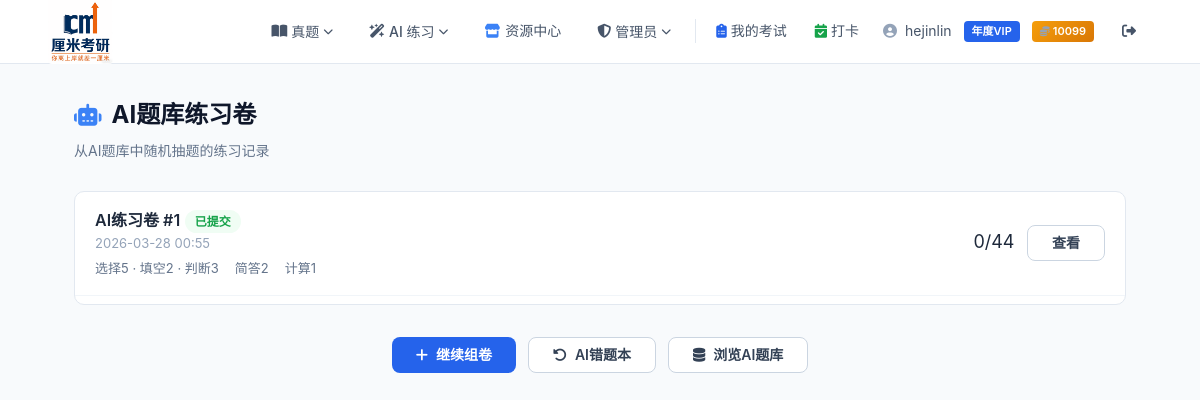
The page /ai-test/practice/list/ (signed in) on the database its author committed.
### user/models.py (models this page shows, shortened)
class User(AbstractUser):
    VIP_CHOICES = [
        (0, "普通用户"),
        (1, "月度VIP"),
        (2, "季度VIP"),
        (3, "年度VIP"),
    ]
    vip_level = models.IntegerField(choices=VIP_CHOICES, default=0, verbose_name="VIP等级")
    vip_start_date = models.DateTimeField(null=True, blank=True, verbose_name="VIP开通时间")
    vip_expire_date = models.DateTimeField(null=True, blank=True, verbose_name="VIP过期时间")
    email_verified = models.BooleanField(default=False, verbose_name="邮箱已验证")
    email_token = models.UUIDField(null=True, blank=True, verbose_name="验证令牌")
    coins = models.IntegerField(default=0, verbose_name="站内点数")
    class Meta:
        verbose_name = "用户"
        verbose_name_plural = "用户"
    def is_vip(self):
        if self.vip_level == 0:
            return False
        if self.vip_expire_date is None:
            return False
        from django.utils import timezone
        return self.vip_expire_date > timezone.now()

### ai_test/models.py (models this page shows, shortened)
class AIPracticeExam(models.Model):
    STATUS_CHOICES = [
        ("preview", "预览中"),
        ("taking", "作答中"),
        ("submitted", "已提交"),
    ]
    user = models.ForeignKey(settings.AUTH_USER_MODEL, on_delete=models.CASCADE, verbose_name="用户")
    created_at = models.DateTimeField(auto_now_add=True, verbose_name="创建时间")
    status = models.CharField(max_length=10, choices=STATUS_CHOICES, default="preview", verbose_name="状态")
    duration_seconds = models.IntegerField(default=0, verbose_name="作答时长(秒)")
    score = models.IntegerField(default=0, verbose_name="客观题得分")
    total_objective_score = models.IntegerField(default=0, verbose_name="客观题总分")
    choice_count = models.IntegerField(default=0, verbose_name="选择题数量")
    fill_count = models.IntegerField(default=0, verbose_name="填空题数量")
    judge_count = models.IntegerField(default=0, verbose_name="判断题数量")
    short_count = models.IntegerField(default=0, verbose_name="简答题数量")
    calc_count = models.IntegerField(default=0, verbose_name="计算题数量")
    draw_count = models.IntegerField(default=0, verbose_name="画图题数量")
    class Meta:
        verbose_name = "AI题库练习卷"
        verbose_name_plural = "AI题库练习卷"
        ordering = ["-created_at"]

### kaoyan_project/vip_utils.py (the view)
    @login_required
    def wrapper(request, *args, **kwargs):
        if not request.user.is_vip():
            return redirect(
                reverse("user:vip") + "?from=" + view_func.__name__
            )
        return view_func(request, *args, **kwargs)

### ai_test/views.py (called while the page is built)
@vip_required
def ai_practice_list(request):
    exams = AIPracticeExam.objects.filter(user=request.user).order_by("-created_at")
    return render(request, "ai_test/ai_practice_list.html", {"exams": exams})

### kaoyan_project/vip_utils.py (called while the page is built, shortened)
def vip_required(view_func):
    @login_required
    def wrapper(request, *args, **kwargs):
        if not request.user.is_vip():
            return redirect(
                reverse("user:vip") + "?from=" + view_func.__name__
            )
        return view_func(request, *args, **kwargs)
    wrapper.__name__ = view_func.__name__
    wrapper.__doc__ = view_func.__doc__
    return wrapper

def vip_context(request):
    user = request.user
    if user.is_authenticated:
        is_vip = user.is_vip()
        vip_label = dict(user.VIP_CHOICES).get(user.vip_level, "")
        return {
            "is_vip": is_vip,
            "vip_label": vip_label,
            "is_free_user": not is_vip,
            "user_coins": user.coins,
        }

### ai_test/templates/ai_test/ai_practice_list.html (shortened to what this page needs)
{% extends "user/base.html" %}
{% block content %}
<div class="page-header">
    <h1 class="page-title"><i class="fa-solid fa-robot"></i> AI题库练习卷</h1>
    <p class="page-subtitle">从AI题库中随机抽题的练习记录</p>
</div>
{% if exams %}
<div class="card" style="padding:0;overflow:hidden;">
    {% for exam in exams %}
    <div class="exam-card" style="border-bottom:1px solid var(--gray-100);">
        <div class="exam-info">
            <div>
                <span style="font-weight:600;color:var(--gray-800);">AI练习卷 #{{ exam.id }}</span>
                <span class="status-tag status-{{ exam.status }}">{{ exam.get_status_display }}</span>
            </div>
            <div class="exam-id">{{ exam.created_at|date:"Y-m-d H:i" }}</div>
            <div class="exam-stats">
                <span>选择{{ exam.choice_count }} · 填空{{ exam.fill_count }} · 判断{{ exam.judge_count }}</span>
                {% if exam.short_count %}<span>简答{{ exam.short_count }}</span>{% endif %}
                {% if exam.calc_count %}<span>计算{{ exam.calc_count }}</span>{% endif %}
            </div>
        </div>
        <div>
            {% if exam.status == "preview" %}
            <a href="{% url 'ai_test:ai_practice_preview' exam.id %}" class="btn btn-outline btn-sm">预览</a>
            <a href="{% url 'ai_test:ai_practice_take' exam.id %}" class="btn btn-primary btn-sm" style="margin-left:8px;">作答</a>
            {% elif exam.status == "taking" %}
            <a href="{% url 'ai_test:ai_practice_take' exam.id %}" class="btn btn-primary btn-sm">继续作答</a>
            {% elif exam.status == "submitted" %}
            <span class="score" style="font-size:18px;">{{ exam.score }}/{{ exam.total_objective_score }}</span>
            <a href="{% url 'ai_test:ai_practice_result' exam.id %}" class="btn btn-outline btn-sm" style="margin-left:8px;">查看</a>
            {% endif %}
        </div>
    </div>
    {% endfor %}
</div>
{% endif %}
<div style="text-align:center;margin:32px 0;display:flex;justify-content:center;gap:12px;">
    <a href="{% url 'ai_test:ai_practice_create' %}" class="btn btn-primary"><i class="fa-solid fa-plus"></i> 继续组卷</a>
    <a href="{% url 'ai_test:ai_wrong_book' %}" class="btn btn-outline"><i class="fa-solid fa-rotate-left"></i> AI错题本</a>
    <a href="{% url 'ai_test:ai_question_list' %}" class="btn btn-outline"><i class="fa-solid fa-database"></i> 浏览AI题库</a>
</div>
{% endblock %}

### user/templates/user/base.html (shortened to what this page needs)
{% load static %}
<!DOCTYPE html>
<html lang="zh-CN">
<head>
    <link rel="stylesheet" href="https://cdnjs.cloudflare.com/ajax/libs/font-awesome/6.5.1/css/all.min.css">
</head>
<body>
    <nav class="navbar">
        <a href="{% url 'user:home' %}" class="logo">
            <img src="{% static 'images/CM.png' %}" alt="厘米考研" style="height:65px;width:auto;border-radius:4px;">
        </a>
        <div class="nav-links">
            <div class="nav-dropdown" onclick="this.classList.toggle('open')">
                <button class="nav-dropdown-toggle">
                    <i class="fa-solid fa-book-open"></i> 真题 <i class="fa-solid fa-chevron-down caret"></i>
                </button>
            </div>
            <div class="nav-dropdown" onclick="this.classList.toggle('open')">
                <button class="nav-dropdown-toggle">
                    <i class="fa-solid fa-wand-magic-sparkles"></i> AI 练习 <i class="fa-solid fa-chevron-down caret"></i>
                </button>
            </div>
            <a href="{% url 'res_center:list' %}" style="color:var(--gray-600); text-decoration:none; font-size:14px; font-weight:500; padding:8px 16px; border-radius:var(--radius); transition:all 0.2s; display:inline-flex; align-items:center; gap:5px;">
                <i class="fa-solid fa-store" style="color:var(--blue-500);"></i> 资源中心
            </a>
            {% if user.is_authenticated and user.is_staff %}
            <div class="nav-dropdown" onclick="this.classList.toggle('open')">
                <button class="nav-dropdown-toggle">
                    <i class="fa-solid fa-shield-halved"></i> 管理员 <i class="fa-solid fa-chevron-down caret"></i>
                </button>
            </div>
            {% endif %}
            {% if user.is_authenticated %}
                <a href="{% url 'user:my_exams' %}" style="color:var(--gray-600); text-decoration:none; font-size:14px; font-weight:500; padding:8px 12px; border-radius:var(--radius); transition:all 0.2s; display:inline-flex; align-items:center; gap:4px;">
                    <i class="fa-solid fa-clipboard-list" style="color:var(--blue-600);"></i> 我的考试
                </a>
                <a href="{% url 'user:checkin_calendar' %}" style="color:var(--gray-600); text-decoration:none; font-size:14px; font-weight:500; padding:8px 12px; border-radius:var(--radius); transition:all 0.2s; display:inline-flex; align-items:center; gap:4px;">
                    <i class="fa-solid fa-calendar-check" style="color:#16a34a;"></i> 打卡
                </a>
                <div class="nav-user">
                    <i class="fa-solid fa-circle-user"></i>
                    {{ user.username }}
                    {% if is_vip %}<span class="vip-tag">{{ vip_label }}</span>{% endif %}
                    <span class="coin-tag" style="background:linear-gradient(135deg,#f59e0b,#d97706);color:#fff;font-size:11px;font-weight:600;padding:2px 8px;border-radius:4px;margin-left:4px;display:inline-flex;align-items:center;gap:3px;">
                        <i class="fa-solid fa-coins" style="font-size:10px;"></i> {{ user_coins }}
                    </span>
                </div>
                <a href="{% url 'user:logout' %}" class="btn-ghost"><i class="fa-solid fa-right-from-bracket"></i></a>
            {% else %}
                <a href="{% url 'user:login' %}" class="btn btn-outline">登录</a>
                <a href="{% url 'user:register' %}" class="btn btn-primary">注册</a>
            {% endif %}
        </div>
    </nav>
    <div class="main-content">
        {% block content %}{% endblock %}
    </div>
</body>
</html>

### user/templates/user/base.html (style rules this page uses)
:root { --blue-50: #eff6ff; --blue-100: #dbeafe; --blue-200: #bfdbfe; --blue-400: #60a5fa; --blue-500: #3b82f6; --blue-600: #2563eb; --blue-700: #1d4ed8; --blue-800: #1e40af; --blue-900: #1e3a5f; --gray-50: #f8fafc; --gray-100: #f1f5f9; --gray-200: #e2e8f0; --gray-300: #cbd5e1; --gray-400: #94a3b8; --gray-500: #64748b; --gray-600: #475569; --gray-700: #334155; --gray-800: #1e293b; --gray-900: #0f172a; --white: #ffffff; --radius: 10px; --shadow-sm: 0 1px 3px rgba(0,0,0,0.06); --shadow: 0 2px 12px rgba(0,0,0,0.08); --shadow-lg: 0 8px 30px rgba(0,0,0,0.12); }
* { margin: 0; padding: 0; box-sizing: border-box; }
body { font-family: -apple-system, BlinkMacSystemFont, "Segoe UI", Roboto, "PingFang SC", "Microsoft YaHei", sans-serif; background: var(--gray-50); color: var(--gray-800); min-height: 100vh; line-height: 1.6; }
a { color: var(--blue-600); text-decoration: none; }
.navbar { background: var(--white); border-bottom: 1px solid var(--gray-200); height: 64px; display: flex; align-items: center; justify-content: space-between; padding: 0 48px; position: sticky; top: 0; z-index: 100; }
.navbar .logo { font-size: 20px; font-weight: 700; color: var(--blue-800); text-decoration: none; display: flex; align-items: center; gap: 10px; }
.navbar .nav-links { display: flex; align-items: center; gap: 4px; }
.navbar .nav-links a { color: var(--gray-600); text-decoration: none; font-size: 14px; font-weight: 500; padding: 8px 16px; border-radius: var(--radius); transition: all 0.2s; }
.nav-dropdown { position: relative; }
.nav-dropdown-toggle { color: var(--gray-600); text-decoration: none; font-size: 14px; font-weight: 500; padding: 8px 16px; border-radius: var(--radius); transition: all 0.2s; cursor: pointer; display: flex; align-items: center; gap: 4px; background: none; border: none; font-family: inherit; }
.nav-dropdown-toggle .caret { font-size: 10px; transition: transform 0.2s; }
.nav-user { display: flex; align-items: center; gap: 8px; font-size: 14px; color: var(--gray-600); padding: 0 8px; }
.nav-user i { color: var(--gray-400); }
.vip-tag { background: var(--blue-600); color: var(--white); font-size: 11px; font-weight: 600; padding: 2px 8px; border-radius: 4px; margin-left: 4px; }
.main-content { max-width: 1100px; margin: 0 auto; padding: 32px 24px 60px; }
.page-header { margin-bottom: 28px; }
.page-title { font-size: 24px; font-weight: 700; color: var(--gray-900); display: flex; align-items: center; gap: 10px; }
.page-title i { color: var(--blue-500); font-size: 22px; }
.page-subtitle { font-size: 14px; color: var(--gray-500); margin-top: 6px; }
.card { background: var(--white); border-radius: var(--radius); border: 1px solid var(--gray-200); padding: 32px; }
.btn { display: inline-flex; align-items: center; justify-content: center; gap: 8px; padding: 10px 24px; border: none; border-radius: 8px; font-size: 14px; font-weight: 600; cursor: pointer; text-decoration: none; transition: all 0.2s; line-height: 1; }
.btn-primary { background: var(--blue-600); color: var(--white); }
.btn-outline { background: var(--white); border: 1px solid var(--gray-300); color: var(--gray-700); }
.btn-ghost { background: transparent; color: var(--gray-600); padding: 8px 16px; }

### ai_test/templates/ai_test/ai_practice_list.html (style rules this page uses)
.exam-card { display:flex;justify-content:space-between;align-items:center;padding:16px 20px;margin-bottom:8px;transition:all 0.15s; }
.exam-info { flex:1; }
.exam-id { font-size:13px;color:var(--gray-400); }
.exam-stats { display:flex;gap:16px;margin-top:4px;font-size:13px;color:var(--gray-500); }
.status-tag { display:inline-block;padding:2px 10px;border-radius:12px;font-size:12px;font-weight:600; }
.status-submitted { background:#f0fdf4;color:#16a34a; }

### rows shown on the page
User: username "hejinlin"
AIPracticeExam: id "1", status "已提交", created_at "2026-03-28 00:55", choice_count "5", fill_count "2", judge_count "3", short_count "2", calc_count "1", score "0", total_objective_score "44"

### other values the page prints
{{ vip_label }} "年度VIP"
{{ user_coins }} "10099"
